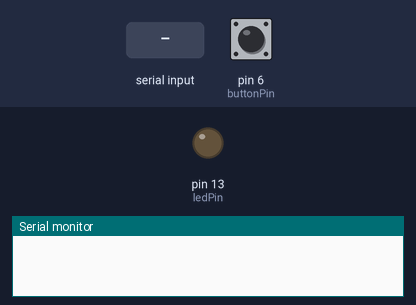
The sketch below on a simulated Arduino Mega 2560, built with avr-gcc and run on an emulated ATmega2560. On the bench: output pins drawn as LEDs (lit = HIGH), the last lines printed to the serial monitor. Dashed ring = blinking. Inputs (shaded band) come from the test bench; at power-on: pin 6 (buttonPin) LOW.

Above: at 1.2 s.
1.3 s: "30,150\n" received over Serial
At 1.5 s:
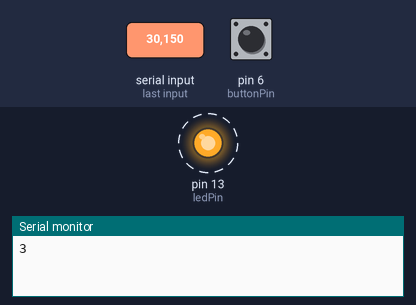
At 4.8 s:
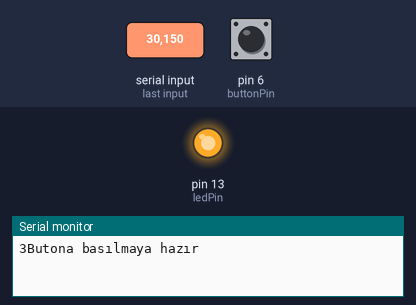
Timing chart, 0 to 6.3 s (numbered marks = the images above; inputs shaded):
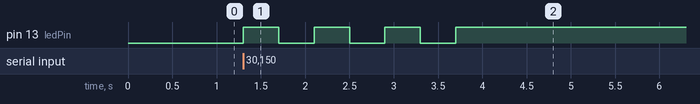

Measured:
- after the input at 1.3 s, pin 13 (ledPin): alternates HIGH for 0.40 s and LOW for 0.40 s, 7 changes in all, then stays HIGH, starting at once

The sketch:

arduino.ino
```cpp
int buttonState = 0;
const int buttonPin = 6;
int data;
const int ledPin =LED_BUILTIN;  //arduino mega üzerindeki ledi yakar.
void setup()
{
  Serial.begin(9600);
  pinMode(ledPin, OUTPUT);
  pinMode(buttonPin, INPUT);
}
void loop()
{
 if(Serial.available())
 {

  data = Serial.read();
  if(data==49) {
    digitalWrite(ledPin,HIGH);
  }
  else if(data==50){
    digitalWrite(ledPin,LOW);
  }
  else if (data==51)
  {
    Serial.print(data-48);
    for (int i=0; i<3; i++) {
    digitalWrite(ledPin,HIGH);
    delay(400);
    digitalWrite(ledPin,LOW);
    delay(400);
    }
  }
  else if (data==52)
  {
  }
  else if (data==53)
  {
    Serial.print("Butona basılmaya hazır");
      int counter=0;
      while(1){
        buttonState = digitalRead(buttonPin);
    if (buttonState==HIGH){
      counter++;

      Serial.println(counter);
      while(buttonState == HIGH){ /* Butona basili olduğu surece bekle */
     buttonState = digitalRead(buttonPin); /* Butonun durumunu kontrol et */
   }
   delay(10);
    }
    }

    }
}
}
```
